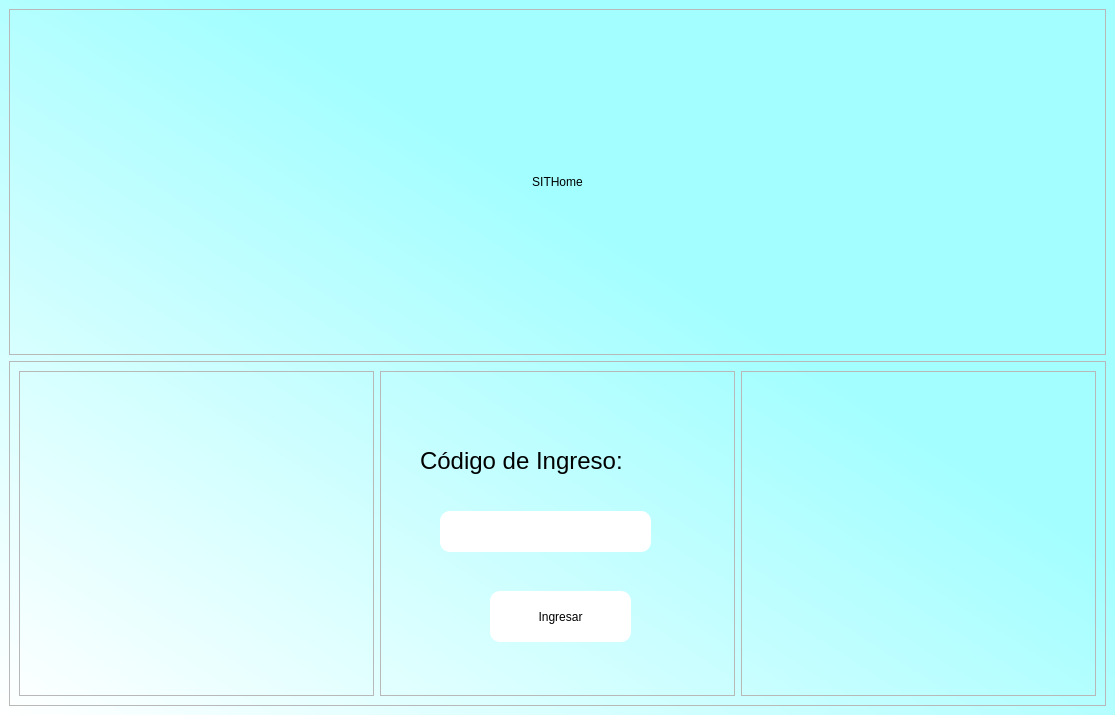
<?xml version="1.0" encoding="UTF-8"?>
<ui version="4.0">
 <class>MainWindow</class>
 <widget class="QMainWindow" name="MainWindow">
  <property name="geometry">
   <rect>
    <x>0</x>
    <y>0</y>
    <width>1115</width>
    <height>715</height>
   </rect>
  </property>
  <property name="minimumSize">
   <size>
    <width>1115</width>
    <height>715</height>
   </size>
  </property>
  <property name="maximumSize">
   <size>
    <width>1115</width>
    <height>715</height>
   </size>
  </property>
  <property name="windowTitle">
   <string>SITHome</string>
  </property>
  <property name="styleSheet">
   <string notr="true">background-color: qlineargradient(spread:pad, x1:1, y1:0, x2:0, y2:1, stop:0.386364 rgba(162, 254, 255, 255), stop:1 rgba(255, 255, 255, 255));</string>
  </property>
  <widget class="QWidget" name="centralwidget">
   <layout class="QVBoxLayout" name="verticalLayout">
    <item>
     <widget class="QFrame" name="frame">
      <property name="styleSheet">
       <string notr="true">background-color: None;</string>
      </property>
      <property name="frameShape">
       <enum>QFrame::StyledPanel</enum>
      </property>
      <property name="frameShadow">
       <enum>QFrame::Raised</enum>
      </property>
      <layout class="QVBoxLayout" name="verticalLayout_2">
       <item>
        <widget class="QLabel" name="label">
         <property name="styleSheet">
          <string notr="true">font: 50pt  &quot;MS shell  Dlg 2&quot;;

background-color: None;

</string>
         </property>
         <property name="text">
          <string>&lt;html&gt;&lt;head/&gt;&lt;body&gt;&lt;p align=&quot;center&quot;&gt;SITHome&lt;/p&gt;&lt;/body&gt;&lt;/html&gt;</string>
         </property>
        </widget>
       </item>
      </layout>
     </widget>
    </item>
    <item>
     <widget class="QFrame" name="frame_2">
      <property name="styleSheet">
       <string notr="true">background-color: None;</string>
      </property>
      <property name="frameShape">
       <enum>QFrame::StyledPanel</enum>
      </property>
      <property name="frameShadow">
       <enum>QFrame::Raised</enum>
      </property>
      <layout class="QHBoxLayout" name="horizontalLayout">
       <item>
        <widget class="QFrame" name="frame_3">
         <property name="frameShape">
          <enum>QFrame::StyledPanel</enum>
         </property>
         <property name="frameShadow">
          <enum>QFrame::Raised</enum>
         </property>
        </widget>
       </item>
       <item>
        <widget class="QFrame" name="frame_4">
         <property name="styleSheet">
          <string notr="true"/>
         </property>
         <property name="frameShape">
          <enum>QFrame::StyledPanel</enum>
         </property>
         <property name="frameShadow">
          <enum>QFrame::Raised</enum>
         </property>
         <widget class="QPushButton" name="login">
          <property name="geometry">
           <rect>
            <x>110</x>
            <y>220</y>
            <width>141</width>
            <height>51</height>
           </rect>
          </property>
          <property name="cursor">
           <cursorShape>PointingHandCursor</cursorShape>
          </property>
          <property name="styleSheet">
           <string notr="true">border-radius: 10px;
background-color: white;
border: None;</string>
          </property>
          <property name="text">
           <string>Ingresar</string>
          </property>
          <property name="shortcut">
           <string>Return</string>
          </property>
         </widget>
         <widget class="QLineEdit" name="loginCode">
          <property name="geometry">
           <rect>
            <x>60</x>
            <y>140</y>
            <width>211</width>
            <height>41</height>
           </rect>
          </property>
          <property name="styleSheet">
           <string notr="true">border-radius: 10px;
border: none;
font: 24px;
</string>
          </property>
          <property name="maxLength">
           <number>6</number>
          </property>
          <property name="echoMode">
           <enum>QLineEdit::Password</enum>
          </property>
          <property name="alignment">
           <set>Qt::AlignCenter</set>
          </property>
         </widget>
         <widget class="QLabel" name="label_2">
          <property name="geometry">
           <rect>
            <x>40</x>
            <y>70</y>
            <width>271</width>
            <height>41</height>
           </rect>
          </property>
          <property name="styleSheet">
           <string notr="true">font: 24pt &quot;MS shell Dlg 2&quot;;

</string>
          </property>
          <property name="text">
           <string>&lt;html&gt;&lt;head/&gt;&lt;body&gt;&lt;p&gt;&lt;span style=&quot; font-size:18pt;&quot;&gt;Código de Ingreso:&lt;/span&gt;&lt;/p&gt;&lt;/body&gt;&lt;/html&gt;</string>
          </property>
         </widget>
        </widget>
       </item>
       <item>
        <widget class="QFrame" name="frame_5">
         <property name="frameShape">
          <enum>QFrame::StyledPanel</enum>
         </property>
         <property name="frameShadow">
          <enum>QFrame::Raised</enum>
         </property>
        </widget>
       </item>
      </layout>
     </widget>
    </item>
   </layout>
  </widget>
  <widget class="QMenuBar" name="menubar">
   <property name="geometry">
    <rect>
     <x>0</x>
     <y>0</y>
     <width>1115</width>
     <height>26</height>
    </rect>
   </property>
  </widget>
 </widget>
 <resources/>
 <connections/>
</ui>
